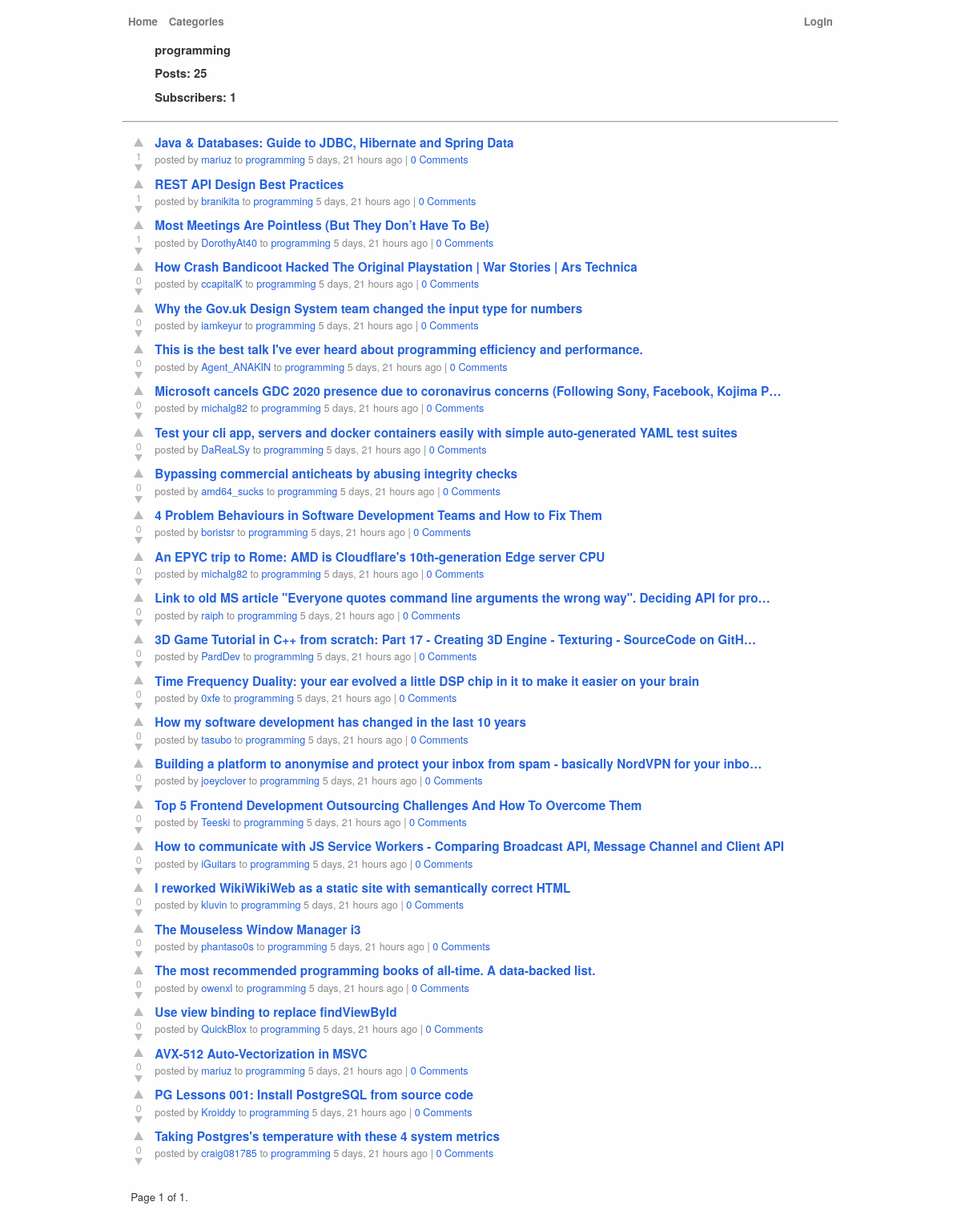
The app's page /r/programming/ with its own data.
### posts/models.py (models this page shows, shortened)
class TimeStamp(models.Model):
    created_on = models.DateTimeField(auto_now_add=True)
    updated_on = models.DateTimeField(auto_now=True)
    class Meta:
        abstract = True

class Category(TimeStamp):
    name = models.CharField(max_length=200, unique=True)
    slug = models.SlugField(editable=False)
    description = models.CharField(max_length=200)
    avatar = models.ImageField(blank=True)
    def get_absolute_url(self):
        from django.urls import reverse
        return reverse("posts:category_detail", args=[self.slug])
    class Meta:
        ordering = ("name",)
        verbose_name_plural = "categories"
    def __str__(self) -> str:
        return self.name

class Post(TimeStamp):
    id = models.UUIDField(primary_key=True, default=uuid.uuid4, editable=False)
    title = models.CharField(max_length=200)
    slug = models.SlugField(editable=False)
    body = models.TextField(max_length=2000, blank=True)
    link = models.URLField(blank=True)
    photo = models.ImageField(blank=True)
    votes = GenericRelation("Vote", related_query_name="post")
    favourites = GenericRelation("Favourite", related_query_name="post")
    category = models.ForeignKey(
        "Category", on_delete=models.CASCADE, related_name="posts"
    )
    user = models.ForeignKey(
        settings.AUTH_USER_MODEL,
        on_delete=models.SET(get_sentinel_user),
        related_name="posts",
    )
    objects = models.Manager()
    ranked = RankedManager()
    class Meta:
        ordering = ("-created_on",)
    def get_absolute_url(self):
        from django.urls import reverse
        return reverse("posts:post_detail", args=[str(self.id), self.slug])

### posts/views.py (the view, shortened to what this page needs)
# urls.py: path("r/<str:category_slug>/", views.category_detail, name="category_detail"),
def category_detail(request, category_slug):
    posts_query = Post.ranked.select_related("user").order_by("-score", "created_on")
    category_query = Category.objects.annotate(total_subscribers=Count("subscribers"))
    category_query = category_query.prefetch_related(
        "subscribers", Prefetch("posts", posts_query)
    )
    category = get_object_or_404(category_query, slug=category_slug)
    paginator = Paginator(category.posts.all(), 50)
    page_obj = paginator.get_page(request.GET.get("page"))
    return render(
        request, "posts/category.html", {"category": category, "page_obj": page_obj,},
    )

### posts/models.py (called while the page is built)
    def get_queryset(self):
        return (
            super()
            .get_queryset()
            .annotate(
                total_comments=Coalesce(Count("comments", distinct=True), Value(0)),
                score=Coalesce(Sum("votes__choice", distinct=True), Value(0)),
            )
        )

### posts/templates/posts/category.html (shortened to what this page needs)
{% extends "base.html" %}
{% block content %}
<div class="box wide">
  <div class="legend">
    <span>
      {{ category.name }}
    </span>
    <br>
    <label class="required">Posts:</label>
    <span class="d">{{ category.posts.count }}</span>
    <br>
    <label class="required">Subscribers:</label>
    <span class="d">{{ category.subscribers.count }}</span>
  </div>
</div>
<hr>
{% include "posts/post_list.html" %}
{% endblock content %}

### posts/templates/posts/post_list.html (shortened to what this page needs)
{% load humanize %}
{% if page_obj %}
  <ol class="posts list">
    {% for post in page_obj %}
      <li class="post">
          {% include "posts/post.html" %}
      </li>
    {% endfor %}
  </ol>
  <div id="pagination">
    <span class="step-links">
      <span class="current">
        Page {{ page_obj.number }} of {{ page_obj.paginator.num_pages }}.
      </span>
    </span>
  </div>
{% else %}
  <b class="text-danger">Nothing to Show</b>
{% endif %}

### posts/templates/posts/post.html (shortened to what this page needs)
{% load humanize %}
<div class="post_liner h-entry">
  <div class="voters">
      {% if post.upvoted %}
        <a class="upvoter" href=""></a>
      {% else %}
        <a class="upvoter" href="{% url 'posts:upvote_post' post.id %}?next={{ request.path|urlencode }}"></a>
      {% endif %}
      <div class="score">{{ post.score }}</div>
      {% if post.downvoted %}
        <a class="downvoter" href=""></a>
      {% else %}
        <a class="downvoter" href="{% url 'posts:downvote_post' post.id %}?next={{ request.path|urlencode }}"></a>
      {% endif %}
  </div>
  <div class="details">
    <span class="link">
      <a href="{{ post.get_absolute_url }}">{{ post.title|truncatechars:100 }}</a>
    </span>
    <div class="byline">
      posted by <a href="{% url 'posts:user' post.user %}">{{ post.user }}</a>
      to <a href="{{ post.category.get_absolute_url }}">{{ post.category }}</a> {{ post.created_on|naturaltime }}
      | <a href="{{ post.get_absolute_url }}">{{ post.total_comments }} Comment{{ post.total_comments|pluralize }}</a>
    </div>
  </div>
</div>

### posts/static/css/posts.css (style rules this page uses)
#pagination { padding-top: 2rem; padding-left: 10px; }
html { overflow-y: scroll; }
body, textarea, input, button { font-family: "helvetica neue", arial, sans-serif; font-size: 10pt; color: #333; line-height: 1.45em; }
body { background-color: #fefefe; }
a { color: #2562dc; cursor: pointer; }
ol.posts, ol.comments, ol.search_results { padding: 0; list-style: none; margin: 0; }
div.voters { float: left; margin-top: 0px; width: 40px; }
div.voters div.score { color: #aaa; font-size: 9pt; margin-top: 1px; margin-bottom: -3px; text-align: center; }
li.post div.voters div.score { font-size: 9.5pt; margin-top: 2px; }
div.voters .upvoter, div.voters .downvoter { border-color: transparent transparent #bbb transparent; border-style: solid; border-width: 6px; text-decoration: none; width: 0px; height: 0; margin-bottom: 0px; margin-left: 14px; padding: 0; display: block; }
div.voters .upvoter { border-bottom-width: 11px; }
div.voters .downvoter { border-color: #bbb transparent transparent transparent; border-width: 5px; margin-top: 4px; margin-left: 15px; margin-bottom: -5px; border-top-width: 9px; }
li.post { clear: both; }
ol.posts li.post div.post_liner { padding-top: 0.25em; padding-bottom: 0.25em; }
ol.posts li:first-child div.post_liner { padding-top: 0.5em; }
li div.details { padding-top: 0.1em; }
li .link { font-weight: bold; vertical-align: middle; }
li .link a { font-size: 11.5pt; text-decoration: none; }
li .byline { color: #888; font-size: 9.5pt; }
li.post .byline { margin-top: 1px; }
li .byline a { text-decoration: none; }
li div.details, div.post_content { margin-left: 40px; margin-right: 40px; }
.box { border: 0; margin: 0 40px; padding: 0; }
.box .legend { margin-bottom: 1em; padding: 0; font-weight: bold; font-size: 11pt; }
.box label { display: block; float: left; margin-bottom: 4px; }
.box label.required { font-weight: bold; }
.box label, .box span, .box select, .box br { line-height: 2em; }
.box label { width: 7em; line-height: 2em; vertical-align: middle; }
.box span.d label, .box td label, .box .legend label, .box div.d label { display: inline; float: none; vertical-align: baseline; }
.box.wide label { width: 12em; }

### records on screen
Category: name "programming", posts.count "25", subscribers.count "1"
Post: score "1", title "Java & Databases: Guide to JDBC, Hibernate and Spring Data", user "mariuz", category "programming", created_on "5 days, 21 hours ago", total_comments "0"
Post: score "1", title "REST API Design Best Practices", user "branikita", category "programming", created_on "5 days, 21 hours ago", total_comments "0"
Post: score "1", title "Most Meetings Are Pointless (But They Don’t Have To Be)", user "DorothyAt40", category "programming", created_on "5 days, 21 hours ago", total_comments "0"
Post: score "0", title "How Crash Bandicoot Hacked The Original Playstation | War Stories | Ars Technica", user "ccapitalK", category "programming", created_on "5 days, 21 hours ago", total_comments "0"
Post: score "0", title "Why the Gov.uk Design System team changed the input type for numbers", user "iamkeyur", category "programming", created_on "5 days, 21 hours ago", total_comments "0"
Post: score "0", title "This is the best talk I've ever heard about programming efficiency and performance.", user "Agent_ANAKIN", category "programming", created_on "5 days, 21 hours ago", total_comments "0"
Post: score "0", title "Microsoft cancels GDC 2020 presence due to coronavirus concerns (Following Sony, Facebook, Kojima P…", user "michalg82", category "programming", created_on "5 days, 21 hours ago", total_comments "0"
Post: score "0", title "Test your cli app, servers and docker containers easily with simple auto-generated YAML test suites", user "DaReaLSy", category "programming", created_on "5 days, 21 hours ago", total_comments "0"
Post: score "0", title "Bypassing commercial anticheats by abusing integrity checks", user "amd64_sucks", category "programming", created_on "5 days, 21 hours ago", total_comments "0"
Post: score "0", title "4 Problem Behaviours in Software Development Teams and How to Fix Them", user "boristsr", category "programming", created_on "5 days, 21 hours ago", total_comments "0"
Post: score "0", title "An EPYC trip to Rome: AMD is Cloudflare's 10th-generation Edge server CPU", user "michalg82", category "programming", created_on "5 days, 21 hours ago", total_comments "0"
Post: score "0", title "Link to old MS article \"Everyone quotes command line arguments the wrong way\". Deciding API for pro…", user "raiph", category "programming", created_on "5 days, 21 hours ago", total_comments "0"
Post: score "0", title "3D Game Tutorial in C++ from scratch: Part 17 - Creating 3D Engine - Texturing - SourceCode on GitH…", user "PardDev", category "programming", created_on "5 days, 21 hours ago", total_comments "0"
Post: score "0", title "Time Frequency Duality: your ear evolved a little DSP chip in it to make it easier on your brain", user "0xfe", category "programming", created_on "5 days, 21 hours ago", total_comments "0"
Post: score "0", title "How my software development has changed in the last 10 years", user "tasubo", category "programming", created_on "5 days, 21 hours ago", total_comments "0"
Post: score "0", title "Building a platform to anonymise and protect your inbox from spam - basically NordVPN for your inbo…", user "joeyclover", category "programming", created_on "5 days, 21 hours ago", total_comments "0"
Post: score "0", title "Top 5 Frontend Development Outsourcing Challenges And How To Overcome Them", user "Teeski", category "programming", created_on "5 days, 21 hours ago", total_comments "0"
Post: score "0", title "How to communicate with JS Service Workers - Comparing Broadcast API, Message Channel and Client API", user "iGuitars", category "programming", created_on "5 days, 21 hours ago", total_comments "0"
Post: score "0", title "I reworked WikiWikiWeb as a static site with semantically correct HTML", user "kluvin", category "programming", created_on "5 days, 21 hours ago", total_comments "0"
Post: score "0", title "The Mouseless Window Manager i3", user "phantaso0s", category "programming", created_on "5 days, 21 hours ago", total_comments "0"
Post: score "0", title "The most recommended programming books of all-time. A data-backed list.", user "owenxl", category "programming", created_on "5 days, 21 hours ago", total_comments "0"
Post: score "0", title "Use view binding to replace findViewById", user "QuickBlox", category "programming", created_on "5 days, 21 hours ago", total_comments "0"
Post: score "0", title "AVX-512 Auto-Vectorization in MSVC", user "mariuz", category "programming", created_on "5 days, 21 hours ago", total_comments "0"
Post: score "0", title "PG Lessons 001: Install PostgreSQL from source code", user "Kroiddy", category "programming", created_on "5 days, 21 hours ago", total_comments "0"
Post: score "0", title "Taking Postgres's temperature with these 4 system metrics", user "craig081785", category "programming", created_on "5 days, 21 hours ago", total_comments "0"

### other values on screen
{{ page_obj.number }} "1"
{{ page_obj.paginator.num_pages }} "1"
